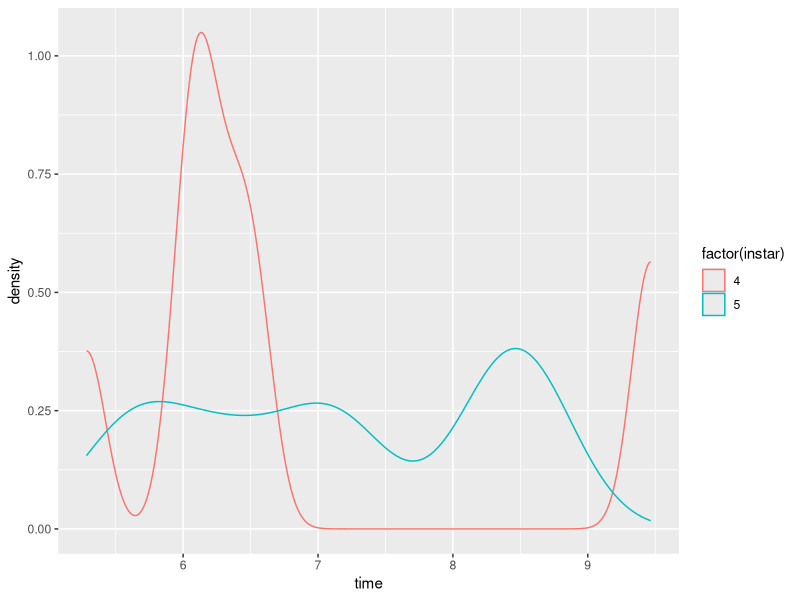
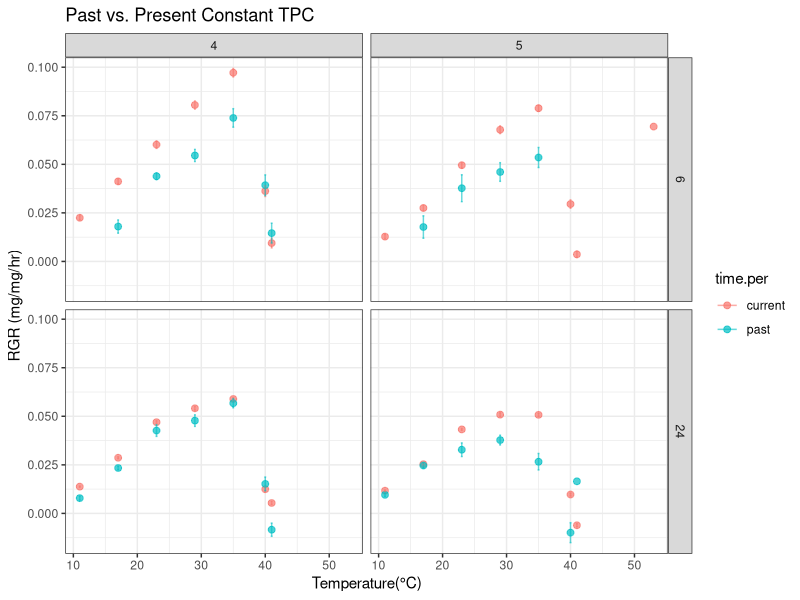
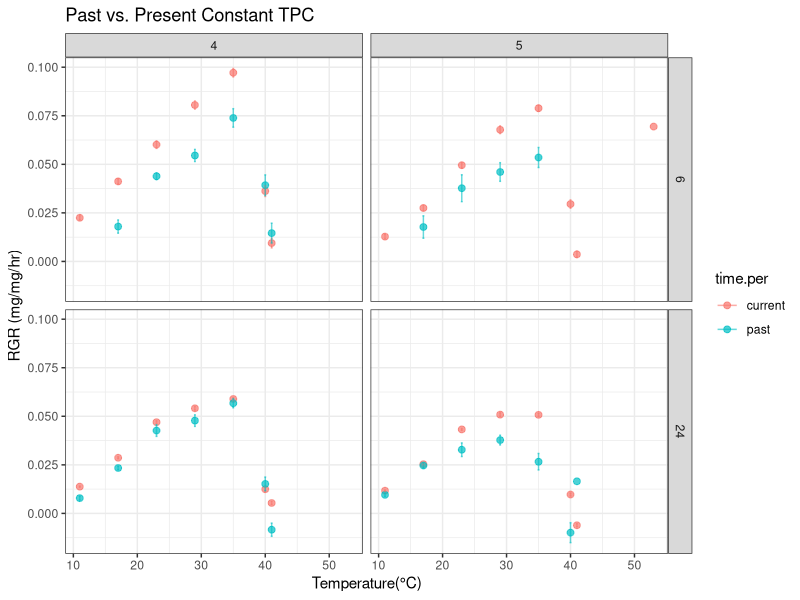

Recreate these plots in R, in order.
## Taylor M. Hatcher
## Analysis of 6 hr and 24hr constant TPCs for P. rapae. Each caterpillar only experienced one temperature for 24 hours. 
library(ggplot2)
library(data.table)
library(dplyr)
library(patchwork)
library(reshape2)
library(viridis)
library(tidyverse)

setwd("~/Desktop/Repos/WARP2024")

#past data 
tpc1 = read.csv("PrapaeW.1999.ConstantTempTPCs.4thinstar.jul2021.xlsx - data.csv")
tpc1$instar=4

#past data that includes a 6 hour time weighing: "Prapae.NC_WA.2000.TRNS.leaf" for 4th instar caterpillars
#past data that includes some 9 hour weighings, some 6.5 hour weighings, and 24.5 hour weighings
tpc2 = read.csv("PrapaeW.1999.ConstantTempTPCs.5thinstar.jul2021.xlsx - data.csv")
names(tpc2)=names(tpc1)
tpc2$instar=5

tpc.p= rbind(tpc1, tpc2)

tpc.p$rgr= (log(tpc.p$fw) - log(tpc.p$Mo))/tpc.p$time
tpc.p$time.per= "past"

tpc.ps= tpc.p[,c("UniID","mom","ID","temp","instar","time","duration","mgain","rgr","time.per")]
#plot
ggplot(tpc.ps[tpc.ps$time>5 & tpc.ps$time<11,], aes(x=time, color=factor(instar), group=factor(instar)))+
  geom_density()
table(tpc.ps$time, tpc.ps$instar)

#recent 2024 TPC data
tpc.c = read.csv("2024PrapaeConstantTPCCombineddata.csv")


# Convert fw to numeric and drop nas
tpc.c$fw <- as.numeric(tpc.c$fw)

tpc.c$rgr= (log(tpc.c$fw) - log(tpc.c$M0))/tpc.c$duration
tpc.c$time.per= "current"

tpc.c$mom= tpc.c$Female
tpc.c$ID= tpc.c$Individual
tpc.c$UniID= paste(tpc.c$temp, tpc.c$mom, tpc.c$ID, sep=".")
#Calculate mass gained in each time treatment
tpc.c$mgain= tpc.c$fw - tpc.c$M0

#combine historic and current
tpc.cs= tpc.c[,c("UniID","mom","ID","temp","instar","time","duration","mgain","rgr","time.per")]


tpc= rbind(tpc.cs, tpc.ps)


######Plot

##Set up durations of 6hr and 24hr

tpc$dur=NA
tpc$time= as.numeric(tpc$time)
# tpc[tpc$time>5 & tpc$time<11 & tpc$time.per=="past","dur"]=6
tpc[tpc$time>5 & tpc$time<6.6 & tpc$time.per=="past","dur"]=6
tpc[tpc$time>20 & tpc$time<26 & tpc$time.per=="past","dur"]=24
tpc[tpc$time.per=="current","dur"]= tpc[tpc$time.per=="current","duration"]

tpc.plot = ggplot(tpc[tpc$dur %in% c(6,24),], aes(x=temp, y=rgr, color=time.per)) +
  geom_point(alpha=0.5) +
  facet_grid(dur ~ instar) +
  theme_bw() +
  xlab("Temperature (C)") +
  ylab("RGR (mg/mg/h)") +
  ggtitle("2024") +
  ylim(-0.10, 0.14)
# Aggregate mean values with corrected standard error calculation
    tpc.agg <- tpc %>%
      group_by(temp, time.per, dur, instar) %>%
      dplyr::summarise(
        mean = mean(rgr, na.rm = TRUE),
        se = sd(rgr, na.rm = TRUE) / sqrt(n())
      )
    tpc$time.per <- factor(tpc$time.per, levels = c("past", "current"))
    
    #plot with error bars
    tpc.plot <- ggplot(tpc.agg[tpc.agg$dur %in% c(6, 24), ],aes(x = temp, y = mean, color = time.per, group = time.per)) +
      geom_point(alpha = 0.7, size = 2) + # Points for mean values
      geom_errorbar(aes(ymin = mean - se, ymax = mean +se), width = 0.3, alpha = 0.6) + # Error bars
      facet_grid(dur ~ instar) + #Facets for duration and instar
      theme_bw() +
      xlab("Temperature(°C)") +
      ylab("RGR (mg/mg/hr)") +
      ggtitle("Past vs. Present Constant TPC")
    ylim(-0.10, 0.14)
    
    
    
    # Fit a linear model and calculate predictions for each group
    #tpc.fit <- tpc.valid %>%
     # group_by(time.per, dur, instar) %>%
     # do({
       # model <- lm(mean ~ temp, data = .)
      #  data.frame(
       #   temp = seq(min(.$temp, na.rm = TRUE), max(.$temp, na.rm = TRUE), length.out = 100),  # Generate temperature sequence
       #   mean = predict(model, newdata = data.frame(temp = seq(min(.$temp, na.rm = TRUE), max(.$temp, na.rm = TRUE), length.out = 100))),
       #   time.per = unique(.$time.per),
       #   dur = unique(.$dur),
        #  instar = unique(.$instar)
       # )
    #   })
    
    
    
    # Print the plot
    print(tpc.plot)
    
setwd('/Volumes/GoogleDrive/Shared drives/TrEnCh/Projects/WARP/Analyses/figures/')
pdf("2024TRNfeeding_constant.pdf",height = 8, width = 8)
# Display the final plot
print(tpc.plot)
